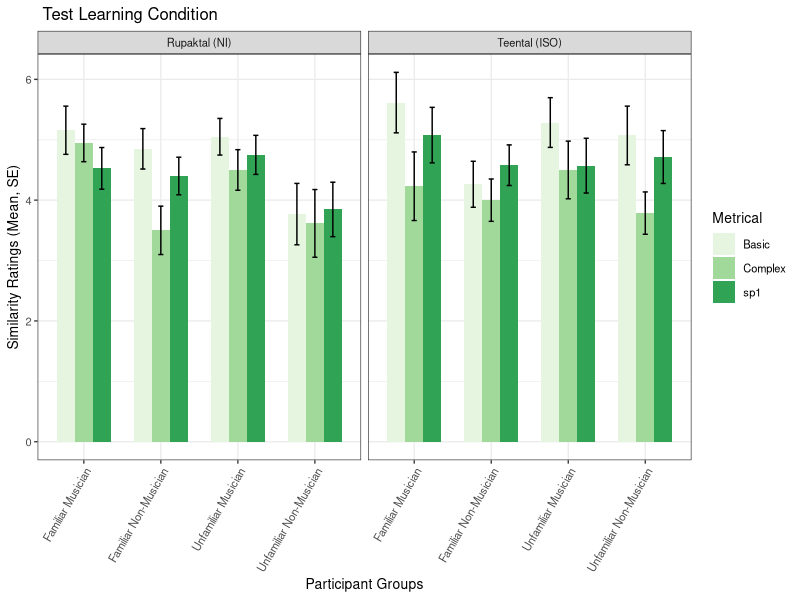
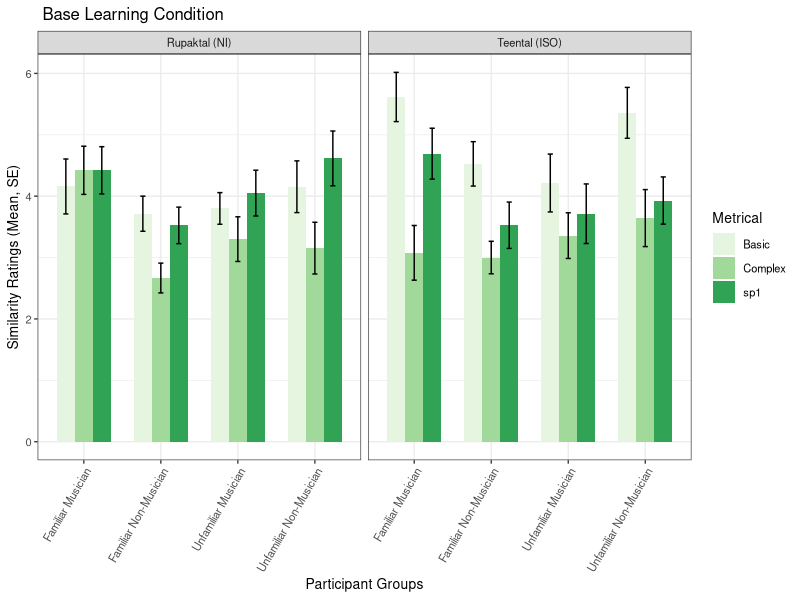
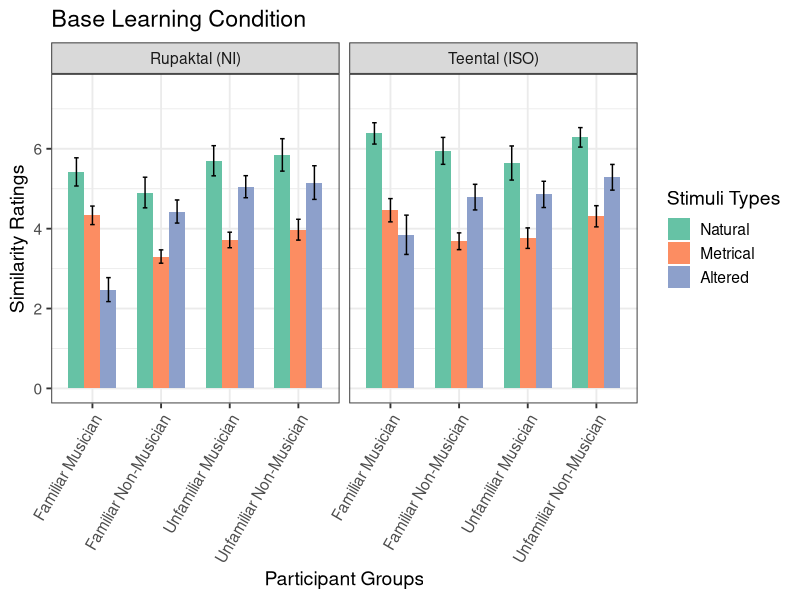
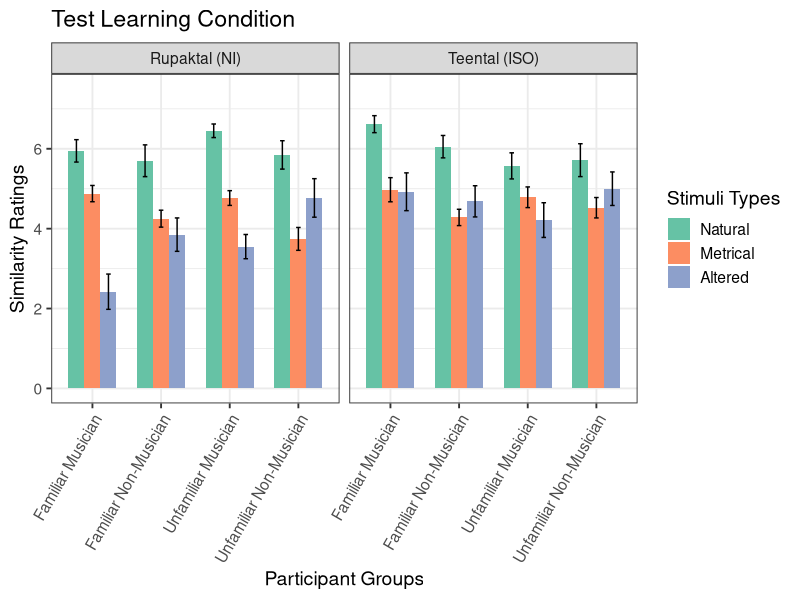
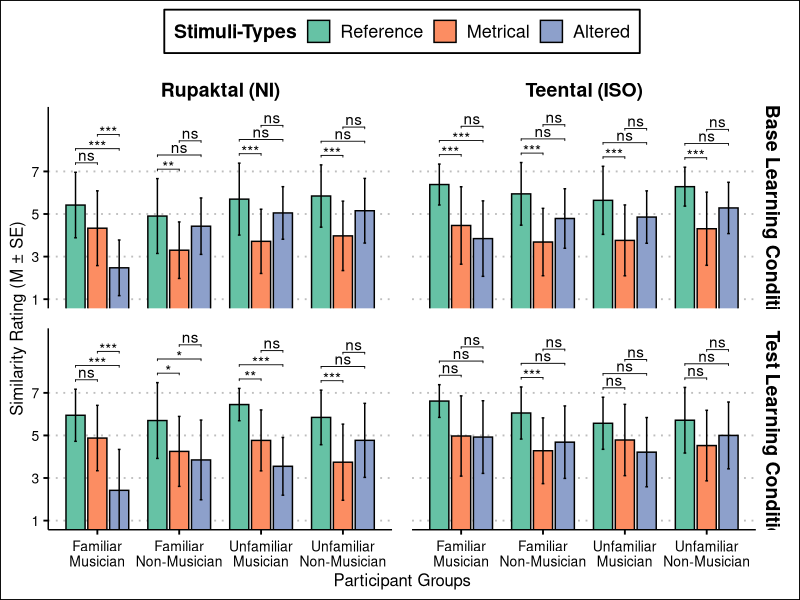
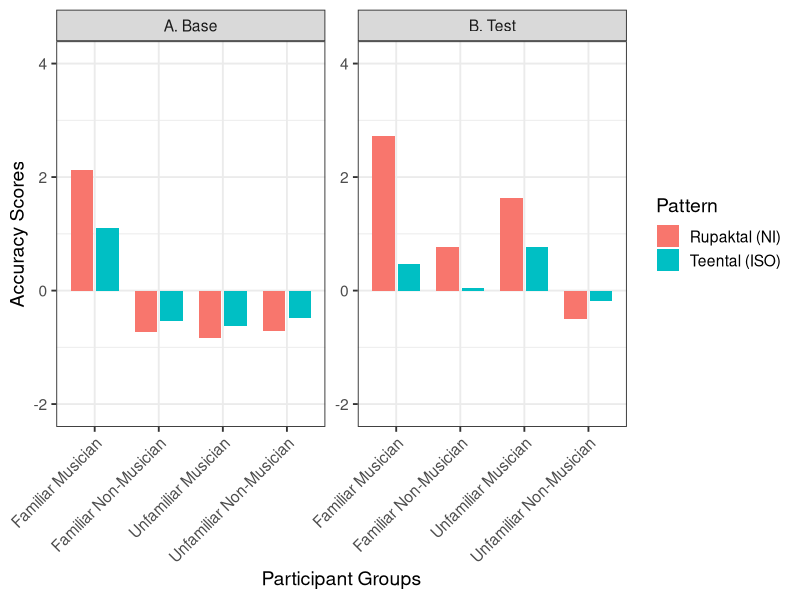
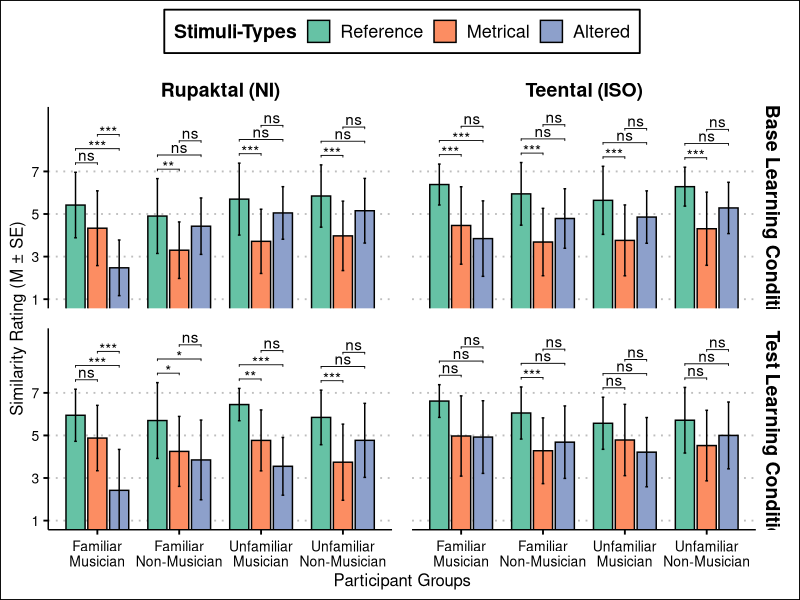
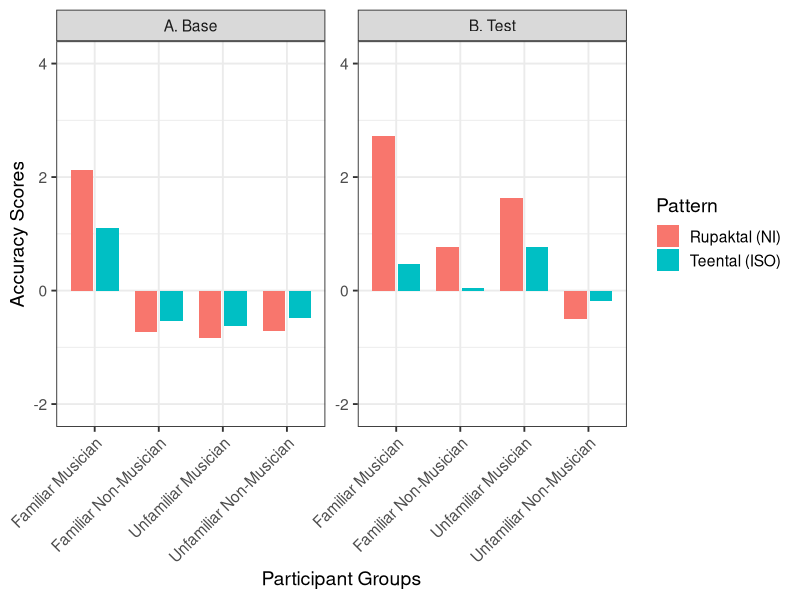

Here is the R script that generated these plots, in order:
## ---- chunk 1
knitr::opts_chunk$set(echo = TRUE)
## ---- chunk 2
library(emmeans)
library(dplyr)
library(ggplot2)
library(ggforce)
library(tidyverse)
library(stringr)
library(lme4)
library(writexl)
library(ggpubr)
library(ggthemes)
library(rstatix)

## ---- chunk 3
dw2<-read.csv('Westerndata_outlierremoved.csv',skip = 0,header = TRUE)
dw2 <- subset(dw2, select = -Familiarity)
di2<-read.csv('Indiandata_outlierremoved.csv',skip = 0,header = TRUE)
## ---- chunk 4
dw2$Familiarity <- "Non-Indian"
di2$Familiarity <- "Indian"
dcom <- rbind(dw2, di2)
dcom <- dcom %>%filter(type != "Naturll" & type != "Naturl2") #remove testing stimuli
## ---- chunk 5
dcom$type<-factor(dcom$type)
dcom$Alteration_Type <- factor(dcom$type,levels = c("Basic", "Complex", "Naturl", "sd1", "sp1"),labels = c("Metrical", "Metrical","Natural", "Altered", "Metrical"))

## ---- chunk 6

# Define patterns, conditions, and types
types_to_compare <- c("Basic", "Complex", "sp1")

# Pre-filter dataset for relevant columns and types
data_filtered <- dcom %>%
  filter(type %in% types_to_compare) %>%
  select(ResponseId, Musicianship, Familiarity,pattern, condition, type, similarity)

# LMM for all participant groups between Stimuli-Type
lm_met_m <- lmer(similarity ~ condition * pattern * Familiarity* Musicianship*type + (1 | ResponseId), data = data_filtered)
emm_met_m <- emmeans (lm_met_m,~  + condition+ pattern +Familiarity +   Musicianship +type+ pattern : type)
jt_met_m<-joint_tests(emm_met_m)
print(knitr::kable(jt_met_m))
pairwise_met_m <- pairs(emm_met_m, by = , adjust = "bonferroni")
pairwise_summary_m <- summary(pairwise_met_m)
jt_pairwise_m_df <- as.data.frame(pairwise_summary_m)
write_xlsx(jt_pairwise_m_df, "Stimuli Type Comparisons.xlsx")
## ---- chunk 7

#Visualisation of only Test
vis_m <- data_filtered %>%
  filter(condition == "Test", type !="sd1") %>%
  mutate(Familiarity = ifelse(Familiarity == "Indian", "Familiar",
        ifelse(Familiarity == "Non-Indian", "Unfamiliar",Familiarity)),
  Groups = paste(Familiarity, Musicianship, sep = " "),
    pattern = ifelse(pattern == "Rupak", "Rupaktal (NI)", pattern),
    pattern = ifelse(pattern == "Teental", "Teental (ISO)", pattern),
  type = factor(type, levels = c("Basic", "Complex", "sp1"))
  ) %>%
  group_by(condition, Groups, pattern, type) %>%
  summarise(M = mean(similarity), n = n(), SE = sd(similarity) / sqrt(n), .groups = 'drop')

g_m <- ggplot(vis_m, aes(x = Groups, y = M, fill = type)) +
  geom_col(position = position_dodge(width = 0.7), width = 0.7) +
  geom_errorbar(aes(ymin = M - SE, ymax = M + SE), width = 0.2, position = position_dodge(width = 0.7)) +
  facet_wrap(~ pattern, scales = "fixed") +
  ylab("Similarity Ratings (Mean, SE)") +
  xlab("Participant Groups") +
  ggtitle(" Test Learning Condition") +
  theme_bw(base_size = 10) +
  theme(axis.text.x = element_text(angle = 60, vjust = 1, hjust = 1)) +
  labs(fill = "Metrical") +
  scale_fill_brewer(palette = "Set5")
g_m

#Visualisation of only Base
vis_m2 <- data_filtered %>%
  filter(condition == "Base", type !="sd1") %>%
  mutate(Familiarity = ifelse(Familiarity == "Indian", "Familiar",
        ifelse(Familiarity == "Non-Indian", "Unfamiliar",Familiarity)),
  Groups = paste(Familiarity, Musicianship, sep = " "),
    pattern = ifelse(pattern == "Rupak", "Rupaktal (NI)", pattern),
    pattern = ifelse(pattern == "Teental", "Teental (ISO)", pattern),
  type = factor(type, levels = c("Basic", "Complex", "sp1"))
  ) %>%
  group_by(condition, Groups, pattern, type) %>%
  summarise(M = mean(similarity), n = n(), SE = sd(similarity) / sqrt(n), .groups = 'drop')

g_m2 <- ggplot(vis_m2, aes(x = Groups, y = M, fill = type)) +
  geom_col(position = position_dodge(width = 0.7), width = 0.7) +
  geom_errorbar(aes(ymin = M - SE, ymax = M + SE), width = 0.2, position = position_dodge(width = 0.7)) +
  facet_wrap(~ pattern, scales = "fixed") +
  ylab("Similarity Ratings (Mean, SE)") +
  xlab("Participant Groups") +
  ggtitle(" Base Learning Condition") +
  theme_bw(base_size = 10) +
  theme(axis.text.x = element_text(angle = 60, vjust = 1, hjust = 1)) +
  labs(fill = "Metrical") +
  scale_fill_brewer(palette = "Set5")
g_m2
## ---- chunk 8
#Test

#Participant vise comparison for only Base condition
vis_meter2 <- dcom %>%
  filter(condition == "Base") %>%
  mutate(
    Familiarity = ifelse(Familiarity == "Indian", "Familiar",
                         ifelse(Familiarity == "Non-Indian", "Unfamiliar", Familiarity)),
    Groups = paste(Familiarity, Musicianship, sep = " "),
    Alteration_Type = factor(Alteration_Type, levels = c("Natural", "Metrical", "Altered")),
    pattern = ifelse(pattern == "Rupak", "Rupaktal (NI)", pattern),
    pattern = ifelse(pattern == "Teental", "Teental (ISO)", pattern)
  ) %>%
  group_by(Groups, pattern, Alteration_Type) %>%
  summarise(M = mean(similarity), n = n(), SE = sd(similarity) / sqrt(n), .groups = 'drop')

g_meter2 <- ggplot(vis_meter2, aes(x = Groups, y = M, fill = Alteration_Type)) +
  geom_col(position = position_dodge(width = 0.7), width = 0.7) +
  geom_errorbar(aes(ymin = M - SE, ymax = M + SE), width = 0.2, position = position_dodge(width = 0.7)) +
  facet_wrap(~ pattern, scales = "fixed") +
  ylab("Similarity Ratings") +
  xlab("Participant Groups") +
  ggtitle("Base Learning Condition") +
  theme_bw(base_size = 14) +
  theme(axis.text.x = element_text(angle = 60, vjust = 1, hjust = 1)) +
  labs(fill = "Stimuli Types") +
  scale_fill_brewer(palette = "Set2") +
  ylim(0, 7.5)
g_meter2

#Participant vise comparison for only Test condition
vis_meter2.1 <- dcom %>%
  filter(condition == "Test") %>%
  mutate(
    Familiarity = ifelse(Familiarity == "Indian", "Familiar",
                         ifelse(Familiarity == "Non-Indian", "Unfamiliar", Familiarity)),
    Groups = paste(Familiarity, Musicianship, sep = " "),
    Alteration_Type = factor(Alteration_Type, levels = c("Natural", "Metrical", "Altered")),
    pattern = ifelse(pattern == "Rupak", "Rupaktal (NI)", pattern),
    pattern = ifelse(pattern == "Teental", "Teental (ISO)", pattern)
  ) %>%
  group_by(Groups, pattern, Alteration_Type) %>%
  summarise(M = mean(similarity), n = n(), SE = sd(similarity) / sqrt(n), .groups = 'drop')

g_meter2.1 <- ggplot(vis_meter2.1, aes(x = Groups, y = M, fill = Alteration_Type)) +
  geom_col(position = position_dodge(width = 0.7), width = 0.7) +
  geom_errorbar(aes(ymin = M - SE, ymax = M + SE), width = 0.2, position = position_dodge(width = 0.7)) +
  facet_wrap(~ pattern, scales = "fixed") +
  ylab("Similarity Ratings") +
  xlab("Participant Groups") +
  ggtitle("Test Learning Condition") +
  theme_bw(base_size = 14) +
  theme(axis.text.x = element_text(angle = 60, vjust = 1, hjust = 1)) +
  labs(fill = "Stimuli Types") +
  scale_fill_brewer(palette = "Set2") +
  ylim(0, 7.5)
g_meter2.1

## ---- chunk 9
#putting everything in tables
lm_met1.1 <- lmer(similarity ~ condition * pattern * Familiarity* Musicianship*Alteration_Type + (1 | ResponseId), data = dcom)

emm_met1.1 <- emmeans (lm_met1.1,~  + condition+ pattern +Familiarity +   Musicianship +Alteration_Type+ pattern : Alteration_Type)
jt_met1.1<-joint_tests(emm_met1.1)
print(knitr::kable(jt_met1.1))
jt_met1.1_df <- as.data.frame(jt_met1.1)
library(writexl)
write_xlsx(jt_met1.1_df, "jt_met1_1.xlsx")
pairwise_met_overall <- pairs(emm_met1.1, by = , adjust = "bonferroni")
pairwise_summary_overall <- summary(pairwise_met_overall)

#Overall comparison of alteration types for only Test Learning Condition
meter_overall <- dcom %>%
  filter(condition != "Base")
lm_met1 <- lmer(similarity ~ pattern * Familiarity* Musicianship*Alteration_Type + (1 | ResponseId), data = meter_overall)
emm_met1 <- emmeans (lm_met1,~  + pattern +Familiarity +   Musicianship +Alteration_Type+ pattern : Alteration_Type)
jt_met1<-joint_tests(emm_met1)
print(knitr::kable(jt_met1))
#1. for overall pattern and alteration type
emm_met_overall<- emmeans (lm_met1,~  pattern*Alteration_Type )
pairwise_met1 <- pairs(emm_met_overall, by = , adjust = "bonferroni")
pairwise_summary_met1 <- summary(pairwise_met1)
#2. for all factors
pairwise_met2 <- pairs(emm_met1, by = , adjust = "bonferroni")
pairwise_summary_met2 <- summary(pairwise_met2)


## ---- chunk 10

emm_subset <- emmeans(lm_met1.1, ~  pattern*Familiarity * Musicianship*Alteration_Type)

pairwise_fam_mus_teental <- pairs(emm_subset, adjust = "bonferroni")
print("All pairwise comparisons for Alteration Type, Familiarity, and Musicianship in Teental pattern:")
#summary(pairwise_fam_mus_teental)
pairwise_summary_Teen <- summary(pairwise_fam_mus_teental)

## ---- chunk 11
dcom_renamed <- dcom %>%
  #  filter(condition == "Base") %>%
  mutate(
    Familiarity = ifelse(Familiarity == "Indian", "Familiar",
                         ifelse(Familiarity == "Non-Indian", "Unfamiliar", Familiarity)),
    Groups = factor(paste(Familiarity, Musicianship, sep = "\n")),
    # Change "Natural" to "Reference" in Alteration_Type levels
    Alteration_Type = factor(ifelse(Alteration_Type == "Natural", "Reference", as.character(Alteration_Type)), 
                             levels = c("Reference", "Metrical", "Altered")),
    pattern = ifelse(pattern == "Rupak", "Rupaktal (NI)", pattern),
    pattern = ifelse(pattern == "Teental", "Teental (ISO)", pattern),
    condition = ifelse(condition == "Base", "A. Base Learning Condition",
                       ifelse(condition == "Test", "B. Test Learning Condition", condition))
  )
dim(dcom)
dim(dcom_renamed)
# Create structure (p values are not correct!)
stat.test <- dcom_renamed %>%
  group_by(condition, pattern, Groups) %>%
  t_test(similarity ~ Alteration_Type, p.adjust.method = "bonferroni") 
stat.test
dim(stat.test)
# Bar plots with p-values
stat.test <- stat.test %>%
  add_xy_position(x = "Groups", fun = "mean_sd", dodge = 0.8)
# Fix these to reflect lmer analysis
stat.test$p.adj.signif[1:12]<-c("ns","***","***","**","ns","ns","***","ns","ns","***","ns","ns")
stat.test$p.adj.signif[13:(12+12)]<-c("***","***","ns","***","ns","ns","***","ns","ns","***","ns","ns")
stat.test$p.adj.signif[25:(24+12)]<-c("ns","***","***","*","*","ns","**","***","ns","***","ns","ns")
stat.test$p.adj.signif[37:(36+12)]<-c("ns","ns","ns","***","ns","ns","ns","ns","ns","ns","ns","ns")
head(dcom_renamed)

# Create a bar plot with error bars (mean +/- sd)
bp <- ggbarplot(
  dcom_renamed, x = "Groups", y = "similarity", fill = "Alteration_Type",
  palette = "Set2", add = "mean_sd",
  position = position_dodge(0.8),
  facet.by = c("condition","pattern")
)

# Ensure x-axis labels appear for all facets
bp <- bp + ylab("Similarity Rating (M ± SE)")
bp <- bp + xlab("Participant Groups")
bp <- bp + theme_clean(base_size = 14)
bp <- bp + theme(
  axis.text.x = element_text(angle = 0, vjust = 0.5, hjust = 0.5),
  strip.background = element_rect(fill = "white"),
  strip.text = element_text(size = 14, face = "bold"),
  panel.spacing = unit(1, "lines")
)
bp <- bp + scale_fill_brewer(name="Stimuli-Types", palette = "Set2")
bp <- bp + scale_y_continuous(breaks = seq(1,7,by=2))
bp <- bp + coord_cartesian(ylim = c(1, 9.6))
bp <- bp + theme(
  legend.position="top",
  axis.text.x = element_text(angle = 0, hjust = 0.5),
  # This forces the x-axis text to be shown in all facets
  strip.placement = "outside"
)

# Make sure group labels are shown on all facets
bp <- bp + facet_grid(condition ~ pattern, scales = "free_x", space = "free_x")

bp <- bp + 
  stat_pvalue_manual(
    stat.test, label = "p.adj.signif", tip.length = 0.01,
    hide.ns = FALSE
  )
bp

# Save the plot
file_path <- "figure3.png"
ggsave(filename = file_path, plot = bp, device = "png", dpi = 300, height = 7, width = 11)
print(paste("Plot saved as", file_path, "with 300 DPI"))
## ---- chunk 12
# Replace 'Indian' with 'Familiar' and 'Non-Indian' with 'Unfamiliar
dcom_acc <- dcom %>%
  mutate(Familiarity = ifelse(Familiarity == "Indian", "Familiar", Familiarity)) %>%
  mutate(Familiarity = ifelse(Familiarity == "Non-Indian", "Unfamiliar", Familiarity))

# Add a new column 'Groups' by combining 'Familiairity' and 'Musicianship'
dcom_acc <- mutate(dcom_acc, Groups = paste(Familiarity, Musicianship, sep = " "))

#Accuracy Scores: Accuracy=(mean of metrical+mean of natural) - (mean of altered)
d_accuracy <- dcom_acc %>%
  group_by(ResponseId, condition, pattern, Groups, Familiarity, Musicianship) %>%
  summarise(
    Difference_Scores = (mean(similarity[type %in% c("Basic", "Naturl", "Complex", "sp1")]) -
                        mean(similarity[type == "sd1"])))

d_accuracy2 <- d_accuracy %>%
  group_by(pattern, Groups, condition) %>%
  summarise(M2 = mean(Difference_Scores), 
            n = n(), 
            SE2 = sd(Difference_Scores) / sqrt(n))
#plot difference scores
pd <- position_dodge(width = 0.8) 
d_accuracy2 <- d_accuracy %>%
  group_by(pattern, Groups, condition) %>%
  summarise(M2 = mean(Difference_Scores), 
            n = n(), 
            SE2 = sd(Difference_Scores) / sqrt(n))
g_acc1 <- ggplot(d_accuracy2, aes(x = Groups, y = M2, fill = pattern)) +
  geom_col(position = pd, width = 0.7) +
  #geom_errorbar(aes(ymin = M2 - SE2, ymax = M2 + SE2), width = 0.2, position = pd) +
  facet_wrap(~ condition, scales = "free") +
  ylab("Accuracy Scores") +  
  xlab("Participant Groups") +
  theme_bw(base_size = 14) +
  theme(axis.text.x = element_text(angle = 45, hjust = 1)) +
  ylim(min(d_accuracy2$M2) * 1.1, max(d_accuracy2$M2) * 1.1)  # Adjust ylim

#print(g_acc1)

#Now editing the graph:
# Rename levels of the condition factor for the graph
d_accuracy3<- d_accuracy2 %>%
  mutate(condition = ifelse(condition == "Base", "A. Base", condition)) %>%
  mutate(condition = ifelse(condition == "Test", "B. Test", condition))%>%
mutate(pattern = ifelse(pattern == "Rupak", "Rupaktal (NI)", pattern))%>%
mutate(pattern = ifelse(pattern == "Teental", "Teental (ISO)", pattern))

# Plot with updated facet labels
g_acc2 <- ggplot(d_accuracy3, aes(x = Groups, y = M2, fill = pattern)) +
  geom_col(position = pd, width = 0.7) +
  facet_wrap(~ condition, scales = "free") +
  ylab("Accuracy Scores") +  
  xlab("Participant Groups") +
  theme_bw(base_size = 14) +
  theme(axis.text.x = element_text(angle = 45, hjust = 1)) +
  ylim(min(d_accuracy2$M2) * 2.5, max(d_accuracy2$M2) * 1.5)+# Adjust ylim
  labs(fill = "Pattern")

print(g_acc2)
# Save the plot as a PNG file with 300 DPI resolution
file_path <- "g_acc2_plot.png"

# Save the plot
ggsave(filename = file_path, plot = g_acc2, device = "png", dpi = 300)

# Print message confirming the save
print(paste("Plot saved as", file_path, "with 300 DPI"))

## ---- chunk 13
#1. Base

acc_base <- d_accuracy %>%
  filter(condition == "Base")
lm_acc1 <- lm(Difference_Scores ~ pattern * Familiarity*Musicianship, data = acc_base)
emm_acc <- emmeans (lm_acc1,~  pattern*Familiarity*Musicianship )
pairwise_acc <- pairs(emm_acc, by = , adjust = "bonferroni")
pairwise_summary_acc <- summary(pairwise_acc)

#2. Test

acc_Test <- d_accuracy %>%
  filter(condition == "Test")
lm_acc2 <- lm(Difference_Scores ~ pattern * Familiarity*Musicianship, data = acc_Test)
emm_acc2 <- emmeans (lm_acc2,~  pattern*Familiarity*Musicianship )
pairwise_acc2 <- pairs(emm_acc2, by = , adjust = "bonferroni")
pairwise_summary_acc2<- summary(pairwise_acc2)

#overall for effect of short term learning
m2 <- lmer(Difference_Scores ~ pattern * Familiarity * Musicianship  * condition + (1 | ResponseId), data = d_accuracy)
emm_acc3 <- emmeans(m2, ~  pattern + Familiarity + condition + pattern + Musicianship : Familiarity + pattern : condition + Musicianship : condition )
jt_acc3<-joint_tests(emm_acc3)
print(knitr::kable(jt_acc3))
pairwise_acc3 <- pairs(emm_acc3, by = , adjust = "bonferroni")
pairwise_summary_acc3 <- summary(pairwise_acc3)
